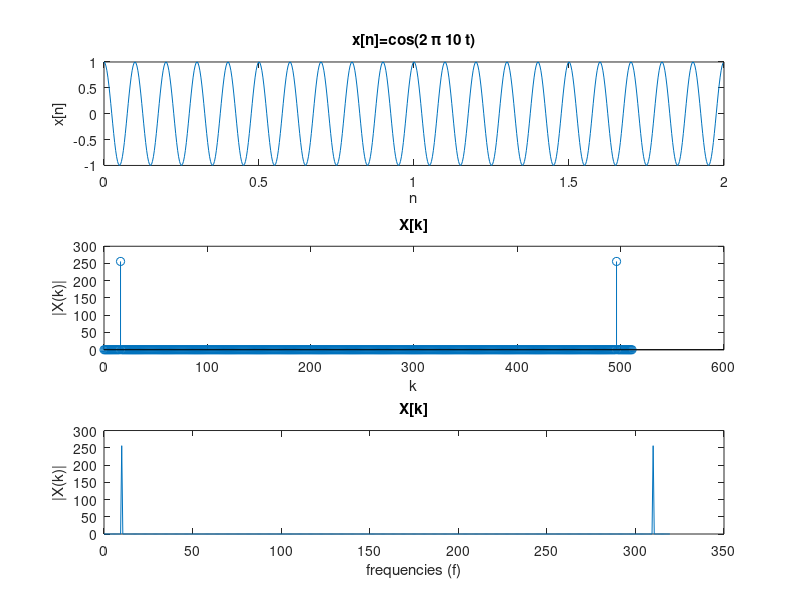
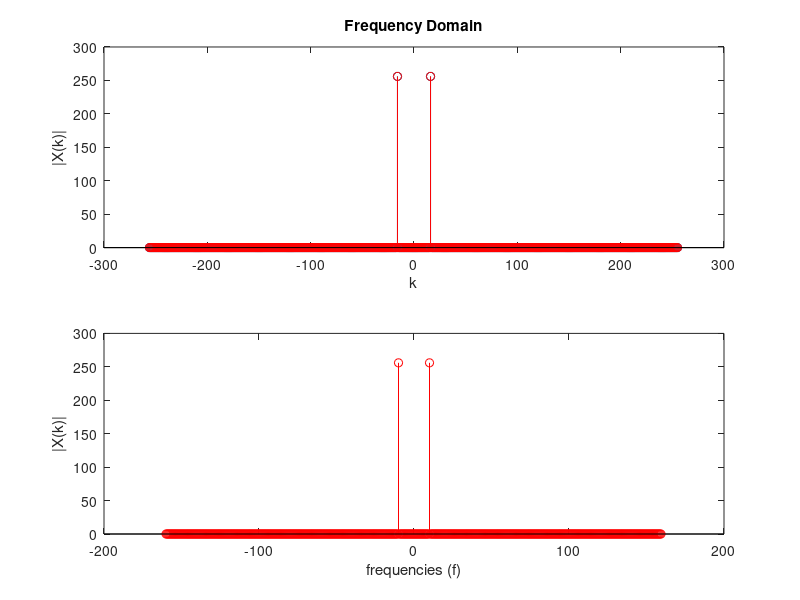

Recreate these plots in MATLAB, in order.
fc=10;%frequency of the carrier
fs=32*fc;%sampling frequency with oversampling factor=32
t=0:1/fs:2-1/fs;%2 seconds duration
x=cos(2*pi*fc*t);%time domain signal (real number)
subplot(3,1,1); plot(t,x);hold on; %plot the signal
title('x[n]=cos(2 \pi 10 t)'); xlabel('n'); ylabel('x[n]');

N=2^(nextpow2(length(t))-1); %FFT size
%N=256;
X = fft(x,N);%N-point complex DFT
%output contains DC at index 1, Nyquist frequency at N/2+1 th index
%positive frequencies from index 2 to N/2
%negative frequencies from index N/2+1 to N

disp(X(1));
disp(abs(X(8:10)));

df=fs/N %frequency resolution
sampleIndex = 0:N-1; %raw index for FFT plot
f=sampleIndex*df;

subplot(3,1,2); stem(sampleIndex,abs(X)); %sample values on x-axis
title('X[k]'); xlabel('k'); ylabel('|X(k)|');
subplot(3,1,3); plot(f,abs(X)); %x-axis represent frequencies
title('X[k]'); xlabel('frequencies (f)'); ylabel('|X(k)|');

%two-sided FFT with negative frequencies on left and positive frequencies on right
 
%following works only if N is even, for odd N see equation above
 
X1 = [(X(N/2+1:N)) X(1:N/2)]; %order frequencies without using fftShift
X2 = fftshift(X);%order frequencies by using fftshift
 
df=fs/N; %frequency resolution
sampleIndex = -N/2:N/2-1; %raw index for FFT plot
f=sampleIndex*df; %x-axis index converted to frequencies
%plot ordered spectrum using the two methods
 
figure;subplot(2,1,1);stem(sampleIndex,abs(X1));hold on; stem(sampleIndex,abs(X2),'r') %sample index on x-axis
title('Frequency Domain'); xlabel('k'); ylabel('|X(k)|');%x-axis represent sample index
subplot(2,1,2);stem(f,abs(X1)); stem(f,abs(X2),'r') %x-axis represent frequencies
xlabel('frequencies (f)'); ylabel('|X(k)|');